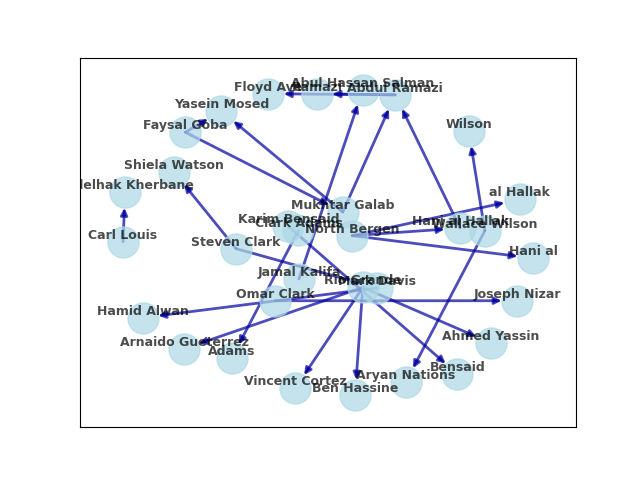

Reproduce this figure in Python.

#!/usr/bin/python3
#This program reads all the file from the datset folder,extracts names from all the text files and build a social network.
import spacy
from spacy import displacy
import en_core_web_sm
import os
import re
import networkx as nx
import matplotlib
import matplotlib.pyplot as plt
import operator
from functools import reduce
import sys

#regex is checking for any numbers or any '.' in the names extracted
regex  = '\.|\d'
dict_connection = {}
path = sys.path[0]
all_files = os.listdir(path)
nlp = en_core_web_sm.load()

#Read all files and extract names 
mainlist = []
for file in all_files:
     nameslist=[]
     listlower = []
     value =[]
     with open(os.path.join(path, file),"r") as f:
      if(file.endswith('.txt')):
        text = nlp(f.read())     
        for X in text.ents:
           if(X.label_ == 'PERSON'):
              match = re.search((regex),str(X))
              if(match == None):
                  if str(X) not in mainlist:
                     mainlist.append(str(X))
                  if((str(X).lower()) not in listlower):
                     nameslist.append(str(X))
                     listlower = [x.lower() for x in nameslist]
                     if str(X) not in mainlist:
                        mainlist.append(str(X))

# Dictionary is created for the names extracted to build social network                  
        if(len(nameslist)==1):
            dict_connection[nameslist[0]] = []
        elif(len(nameslist)>1):
           key = nameslist[0]
           value = nameslist[1:]
           if(key in dict_connection):
               value2 = (dict_connection[key],value)
               dict_connection[key] = reduce(operator.concat, value2)
           else:
               dict_connection[key] = (list(set(value)))                
print("Total names found are =", len(mainlist))
print("False positives are ",4)
print("Accuracy rate =",(len(mainlist)-4)/len(mainlist))
print("Error rate = ",4/len(mainlist))

#Function to draw social network 

def draw_network(dict_connection):
   names = dict_connection 
   savepath = ''
   G_assymetric  = nx.DiGraph()
   for k in names:
      for i in range(len(names[k])):
        G_assymetric.add_edge(k,names[k][i])
   pos = nx.spring_layout(G_assymetric ,k= 1.0 )
   nx.draw_networkx(G_assymetric,pos,node_color='#ADD8E6',verticalalignment ='bottom',node_size = 500, alpha=0.7 , font_size = 9 , font_weight = 'bold' , width = 2 ,edge_color='#0000A0' )
   savepath = path.replace('\\','\\\\')
   savepath = savepath+"\\\\"+'socialnetwork.png'
   plt.savefig(savepath)
   figManager = plt.get_current_fig_manager()
   figManager.resize(*figManager.window.maxsize())
   plt.show()            
draw_network(dict_connection)

       
